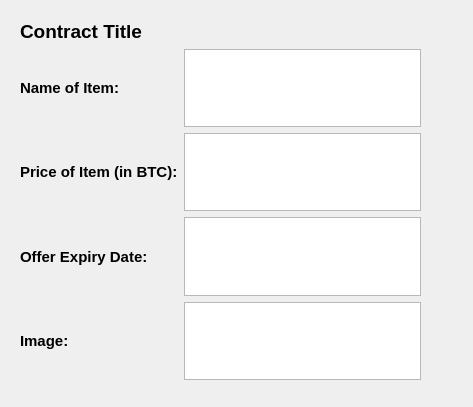
<?xml version="1.0" encoding="UTF-8"?>
<ui version="4.0">
 <class>Form</class>
 <widget class="QWidget" name="Form">
  <property name="geometry">
   <rect>
    <x>0</x>
    <y>0</y>
    <width>473</width>
    <height>407</height>
   </rect>
  </property>
  <property name="font">
   <font>
    <pointsize>14</pointsize>
    <weight>75</weight>
    <bold>true</bold>
   </font>
  </property>
  <property name="windowTitle">
   <string>Form</string>
  </property>
  <widget class="QWidget" name="gridLayoutWidget">
   <property name="geometry">
    <rect>
     <x>20</x>
     <y>20</y>
     <width>401</width>
     <height>360</height>
    </rect>
   </property>
   <layout class="QGridLayout" name="gridLayout">
    <item row="1" column="0">
     <widget class="QLabel" name="nameitem_label">
      <property name="font">
       <font>
        <pointsize>11</pointsize>
        <weight>75</weight>
        <bold>true</bold>
       </font>
      </property>
      <property name="text">
       <string>Name of Item:</string>
      </property>
     </widget>
    </item>
    <item row="1" column="1">
     <widget class="QTextBrowser" name="nameitem_browser"/>
    </item>
    <item row="2" column="0">
     <widget class="QLabel" name="priceitem_label">
      <property name="font">
       <font>
        <pointsize>11</pointsize>
       </font>
      </property>
      <property name="text">
       <string>Price of Item (in BTC):</string>
      </property>
     </widget>
    </item>
    <item row="2" column="1">
     <widget class="QTextBrowser" name="priceitem_browser"/>
    </item>
    <item row="0" column="0">
     <widget class="QLabel" name="contracttitle_label">
      <property name="text">
       <string>Contract Title</string>
      </property>
     </widget>
    </item>
    <item row="3" column="0">
     <widget class="QLabel" name="expiryitem_label">
      <property name="font">
       <font>
        <pointsize>11</pointsize>
        <weight>75</weight>
        <bold>true</bold>
       </font>
      </property>
      <property name="text">
       <string>Offer Expiry Date:</string>
      </property>
     </widget>
    </item>
    <item row="3" column="1">
     <widget class="QTextBrowser" name="expiryitem_browser"/>
    </item>
    <item row="4" column="0">
     <widget class="QLabel" name="imageitem_label">
      <property name="font">
       <font>
        <pointsize>11</pointsize>
        <weight>75</weight>
        <bold>true</bold>
       </font>
      </property>
      <property name="text">
       <string>Image:</string>
      </property>
     </widget>
    </item>
    <item row="4" column="1">
     <widget class="QGraphicsView" name="image_graphicsview"/>
    </item>
   </layout>
  </widget>
 </widget>
 <resources/>
 <connections/>
</ui>
